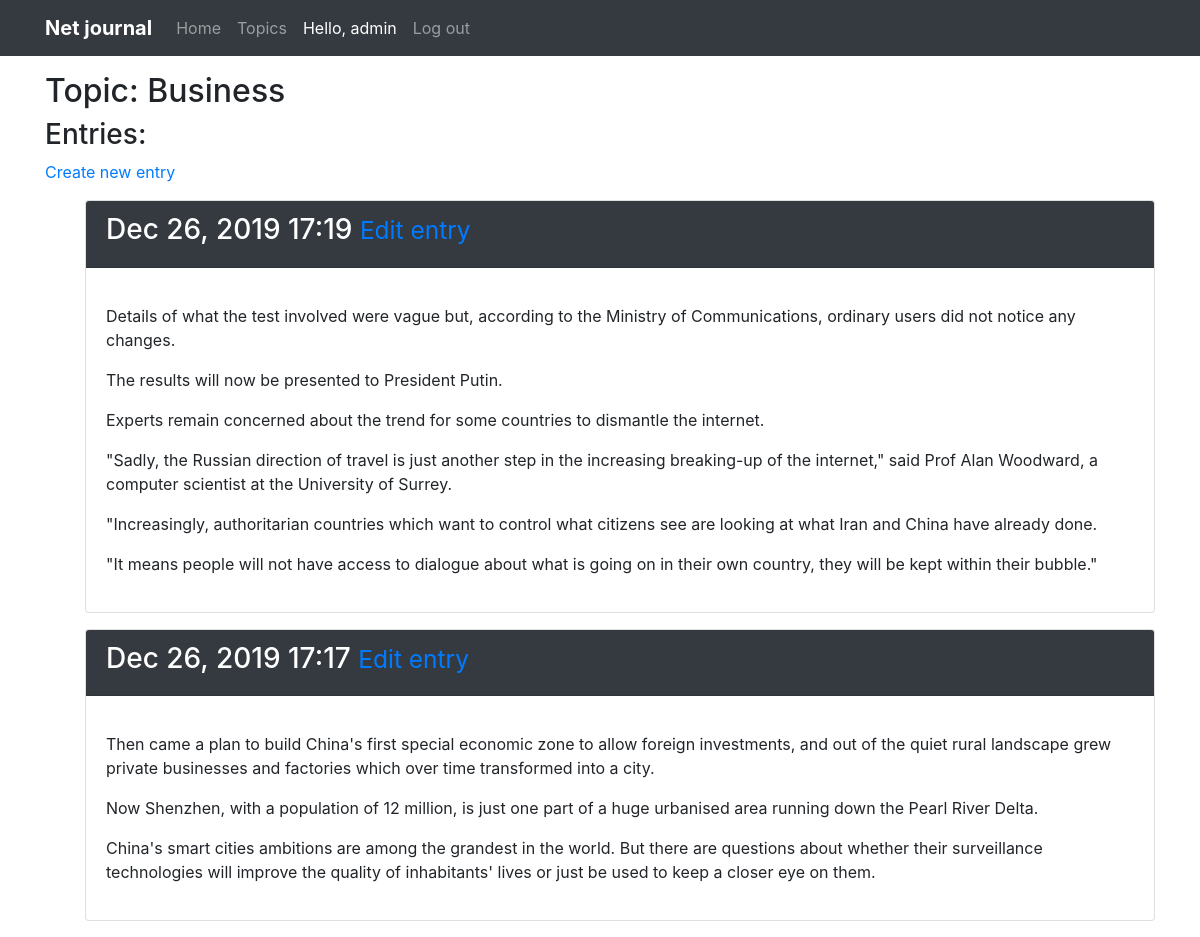
The app's page /topics/4 (signed in) with its own data.
### journal_app/models.py (models this page shows, shortened)
class Topic (models.Model):
    text = models.CharField(max_length=200)
    date = models.DateTimeField(auto_now_add=True)
    owner = models.ForeignKey(User, on_delete=models.CASCADE)
    def __str__(self):
        return self.text

class Entry (models.Model):
    topic = models.ForeignKey(Topic, on_delete=models.CASCADE)
    text = models.TextField()
    date = models.DateTimeField(auto_now_add=True)
    class Meta:
        verbose_name_plural = 'entries'

### journal_app/views.py (the view)
# urls.py: url(r'^topics/(?P<topic_id>\d+)$', views.topic, name='topic'), #Details topic page
@login_required
def topic(request, topic_id):
    current_topic = Topic.objects.get(id=topic_id)
    if current_topic.owner != request.user:
        raise Http404
    ordered_entries = current_topic.entry_set.order_by('-date')
    context = {'topic': current_topic, 'entries': ordered_entries}
    return render(request, 'journal_app/topic.html', context)

### journal_app/templates/journal_app/topic.html
{% extends 'journal_app/base.html' %}
{% block header %}
  <h2>Topic: {{topic}}</h2>
{% endblock header %}
{% block content %}
  <h3>Entries:</h3>
  <p><a href="{% url 'create_entry' topic.id %}">Create new entry</a></p>
  <ul>
  {% for entry in entries %}
    <div class="card mb-3">
      <div class="card-header bg-dark">
        <h3 class="text-white">
          {{entry.date|date:'M d, Y H:i'}}
          <small>
            <a href="{% url 'edit_entry' entry.id %}">Edit entry</a>
          </small>
        </h3>
      </div>
      <div class="card-body">
        <p>{{entry.text|linebreaks}}</p>
      </div>
    </div>
  {% empty %}
    <li>There are no entries, add yours here</li>
  {% endfor %}
  </ul>
{% endblock content %}

### journal_app/templates/journal_app/base.html (shortened to what this page needs)
{% load  bootstrap4  %}
<!DOCTYPE html>
<html>
  <head>
    {% bootstrap_css %}
  </head>
  <body>
    <nav class="navbar navbar-expand-sm navbar-dark bg-dark">
      <div class="container">
      <a class="navbar-brand font-weight-bold" href="{% url 'index' %}">Net journal</a>
      <div class="collapse navbar-collapse" id="collapsibleNavId">
        <ul class="navbar-nav mr-auto mt-2 mt-lg-0">
          <li class="nav-item">
            <a class="nav-link" href="{% url 'index' %}">Home <span class="sr-only">(current)</span></a>
          </li>
          <li class="nav-item">
            <a class="nav-link" href="{% url 'topics' %}">Topics</a>
          </li>
          {% if user.is_authenticated %}
            <li class="nav-item active"><a class="nav-link" href="#">Hello, {{user.username}}</a></li>
            <li class="nav-item"><a class="nav-link" href="{% url 'logout' %}">Log out</a></li>
          {% else %}
            <li class="nav-item"><a class="nav-link" href="{% url 'register' %}">Register</a></li>
            <li class="nav-item"><a class="nav-link" href="{% url 'login' %}">Log in</a></li>
          {% endif %}
      </div>
      </div>
    </nav>
  <main class="container">
    <div class="page-header pt-3">
      {% block header %}{% endblock header %}
    </div>
    <div>
      {% block content %}{% endblock content %}
    </div>
  </main>
</body>
</html>

### records on screen
Topic: text "Business"
Entry: date "Dec 26, 2019 17:19", text "Details of what the test involved were vague but, according to the Ministry of Communications, ordinary users did not notice any changes. The results will now be presented to President Putin. Experts remain concerned about the trend for some countries to dismantle the internet. \"Sadly, the Russian direction of travel is just another step in the increasing breaking-up of the internet,\" said Prof Alan Woodward, a computer scientist at the University of Surrey. \"Increasingly, authoritarian countries which want to control what citizens see are looking at what Iran and China have already done. \"It means people will not have access to dialogue about what is going on in their own country, they…"
Entry: date "Dec 26, 2019 17:17", text "Then came a plan to build China's first special economic zone to allow foreign investments, and out of the quiet rural landscape grew private businesses and factories which over time transformed into a city. Now Shenzhen, with a population of 12 million, is just one part of a huge urbanised area running down the Pearl River Delta. China's smart cities ambitions are among the grandest in the world. But there are questions about whether their surveillance technologies will improve the quality of inhabitants' lives or just be used to keep a closer eye on them."

### other values on screen
{{ user.username }} "admin"
